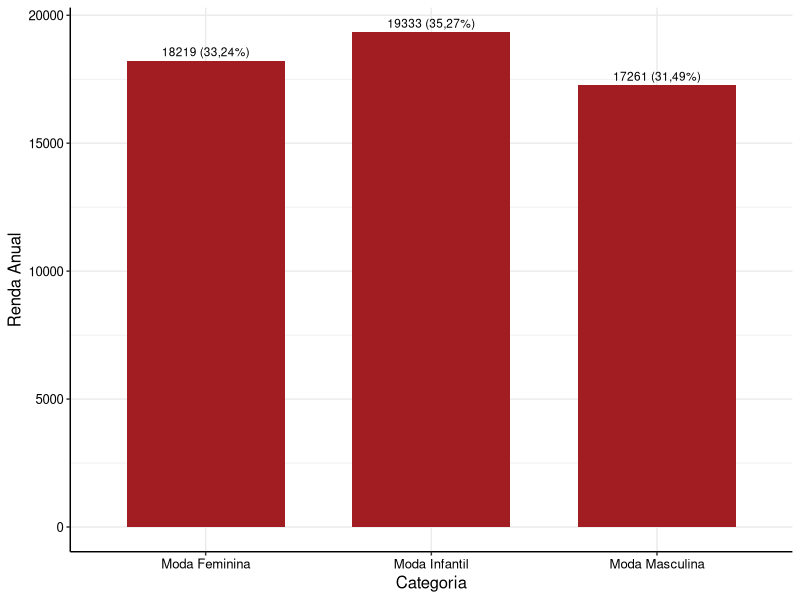
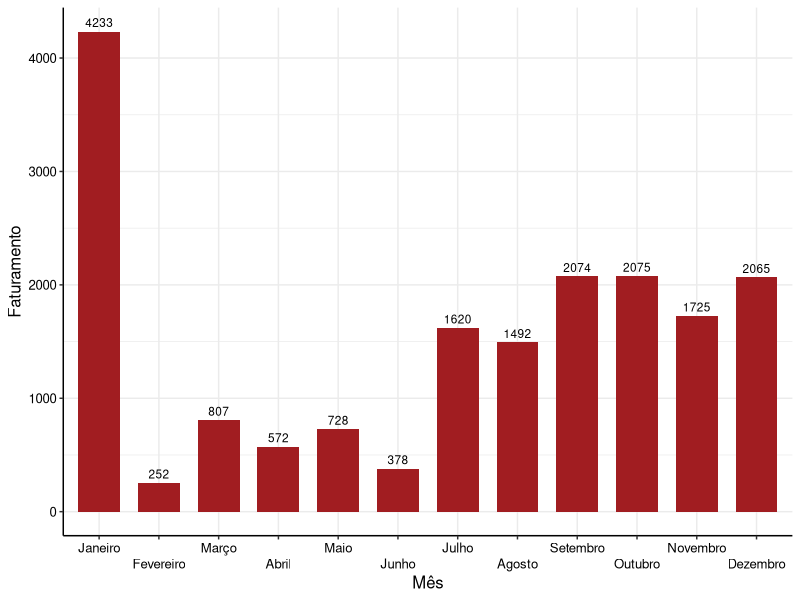
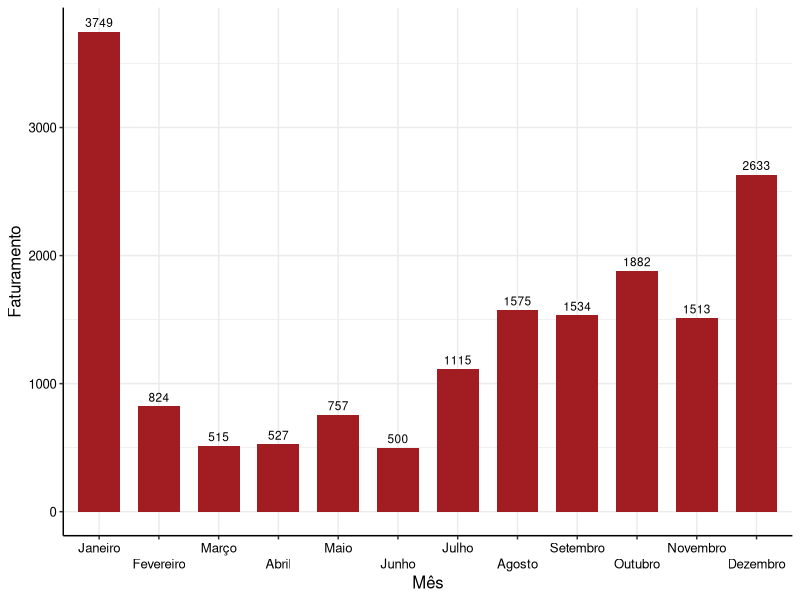
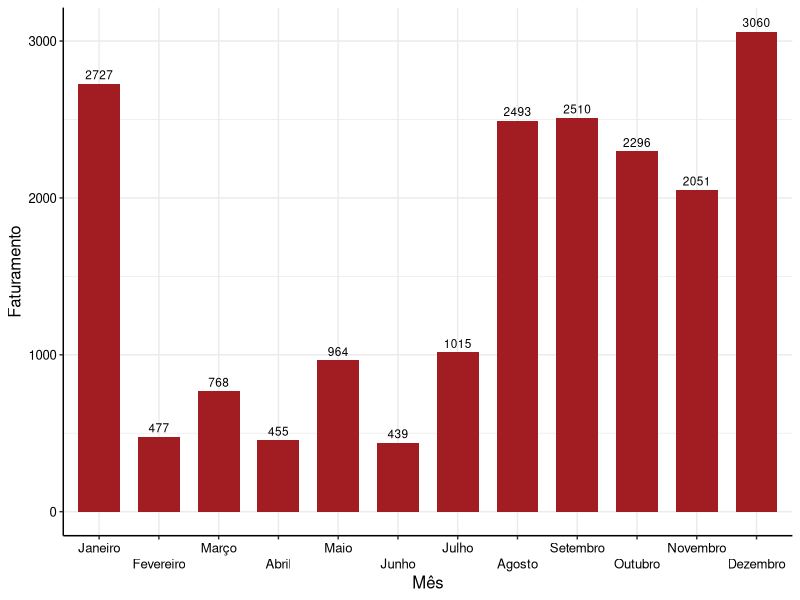
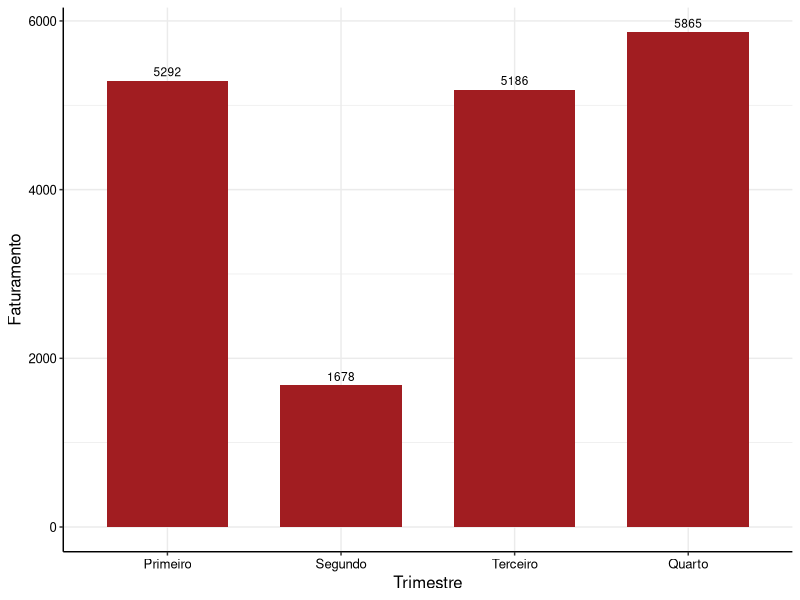
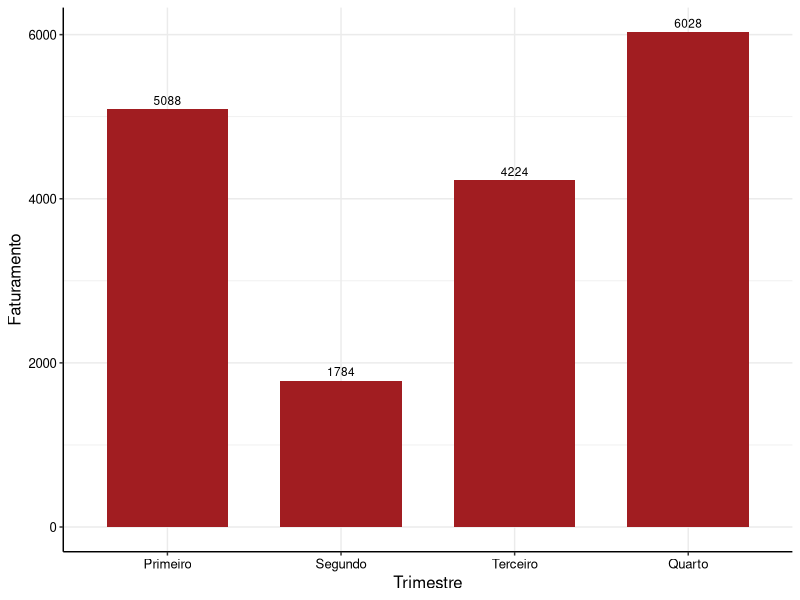
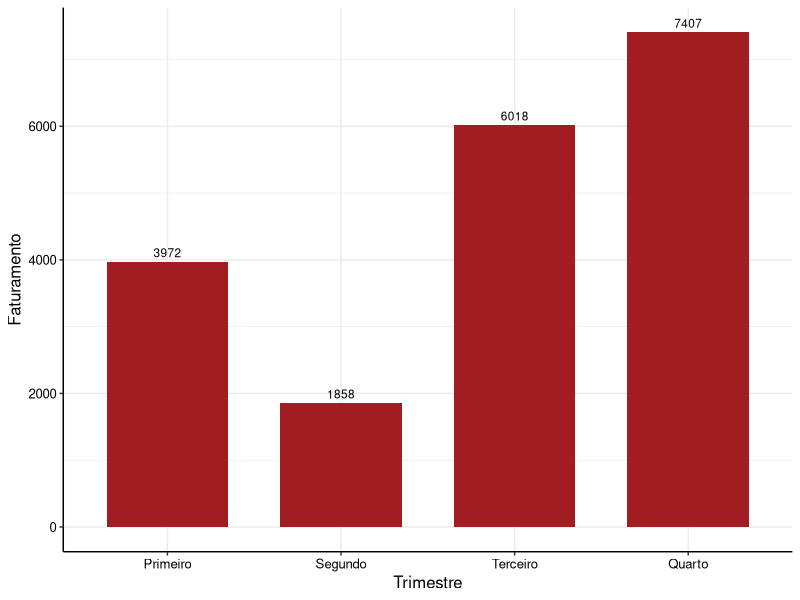

Source code (R) for these figures, in order:
# Importando pacotes

library(tidyverse)

# Definindo o tema para gráficos

cores_estat <- c("#A11D21", "#003366", "#CC9900", "#663333", "#FF6600", "#CC9966", "#999966", "#006606", "#008091", "#041835", "#666666")

theme_estat <- function(...) {
  theme <- ggplot2::theme_bw() +
    ggplot2::theme(
      axis.title.y = ggplot2::element_text(colour = "black", size = 12),
      axis.title.x = ggplot2::element_text(colour = "black", size = 12),
      axis.text = ggplot2::element_text(colour = "black", size = 9.5),
      panel.border = ggplot2::element_blank(),
      axis.line = ggplot2::element_line(colour = "black"),
      legend.position = "top",
      ...
    )
  
  return(
    list(
      theme,
      scale_fill_manual(values = cores_estat),
      scale_colour_manual(values = cores_estat)
    )
  )
}

# Definindo o dataframe para os dados das vendas

vendas <- read.csv('vendas.csv')

# Separando as categorias de produtos

feminina <- vendas[vendas$Category == "Women's Fashion", "Price"]
masculina <- vendas[vendas$Category == "Men's Fashion", "Price"]
infantil <- vendas[vendas$Category == "Kids' Fashion", "Price"]

# Calculando a renda anual de cada categoria

rfem = sum(feminina, na.rm = T)
rmas = sum(masculina, na.rm = T)
rinf = sum(infantil, na.rm = T)

# Criando um novo dataframe para elaboração de gráficos

Categorias <- c("Moda Feminina", "Moda Masculina", "Moda Infantil")
Renda.Anual <- c(rfem, rmas, rinf)
Freq.Rel <- c("33,24%", "31,49%", "35,27%")

rendas_anuais <- data.frame(Categorias, Renda.Anual, Freq.Rel)

# Primeiro gráfico de frequências

label = str_c(Renda.Anual, " (", Freq.Rel, ")")
RA1 <- ggplot(rendas_anuais) +
  aes(x = Categorias, y = Renda.Anual, label = label) +
  geom_bar(stat = "identity", fill = "#A11D21", width = 0.7) +
  geom_text(
    position = position_dodge(width = .9),
    vjust = -0.5, #hjust = .5,
    size = 3
  ) + 
  labs(x = "Categoria", y = "Renda Anual") +
  theme_estat()
RA1

# Correção da Primeira Entrega Parcial

# Separando as vendas por mês

jan = vendas[substr(vendas$Data.Venda,1,2) == "1/", ]
fev = vendas[substr(vendas$Data.Venda,1,2) == "2/", ]
mar = vendas[substr(vendas$Data.Venda,1,2) == "3/", ]
abr = vendas[substr(vendas$Data.Venda,1,2) == "4/", ]
mai = vendas[substr(vendas$Data.Venda,1,2) == "5/", ]
jun = vendas[substr(vendas$Data.Venda,1,2) == "6/", ]
jul = vendas[substr(vendas$Data.Venda,1,2) == "7/", ]
ago = vendas[substr(vendas$Data.Venda,1,2) == "8/", ]
set = vendas[substr(vendas$Data.Venda,1,2) == "9/", ]
out = vendas[substr(vendas$Data.Venda,1,2) == "10", ]
nov = vendas[substr(vendas$Data.Venda,1,2) == "11", ]
dez = vendas[substr(vendas$Data.Venda,1,2) == "12", ]

# Separando o faturamento dos meses por categoria

fjan <- jan[jan$Category == "Women's Fashion", "Price"]
ffev <- fev[fev$Category == "Women's Fashion", "Price"]
fmar <- mar[mar$Category == "Women's Fashion", "Price"]
fabr <- abr[abr$Category == "Women's Fashion", "Price"]
fmai <- mai[mai$Category == "Women's Fashion", "Price"]
fjun <- jun[jun$Category == "Women's Fashion", "Price"]
fjul <- jul[jul$Category == "Women's Fashion", "Price"]
fago <- ago[ago$Category == "Women's Fashion", "Price"]
fset <- set[set$Category == "Women's Fashion", "Price"]
fout <- out[out$Category == "Women's Fashion", "Price"]
fnov <- nov[nov$Category == "Women's Fashion", "Price"]
fdez <- dez[dez$Category == "Women's Fashion", "Price"]

mjan <- jan[jan$Category == "Men's Fashion", "Price"]
mfev <- fev[fev$Category == "Men's Fashion", "Price"]
mmar <- mar[mar$Category == "Men's Fashion", "Price"]
mabr <- abr[abr$Category == "Men's Fashion", "Price"]
mmai <- mai[mai$Category == "Men's Fashion", "Price"]
mjun <- jun[jun$Category == "Men's Fashion", "Price"]
mjul <- jul[jul$Category == "Men's Fashion", "Price"]
mago <- ago[ago$Category == "Men's Fashion", "Price"]
mset <- set[set$Category == "Men's Fashion", "Price"]
mout <- out[out$Category == "Men's Fashion", "Price"]
mnov <- nov[nov$Category == "Men's Fashion", "Price"]
mdez <- dez[dez$Category == "Men's Fashion", "Price"]

ijan <- jan[jan$Category == "Kids' Fashion", "Price"]
ifev <- fev[fev$Category == "Kids' Fashion", "Price"]
imar <- mar[mar$Category == "Kids' Fashion", "Price"]
iabr <- abr[abr$Category == "Kids' Fashion", "Price"]
imai <- mai[mai$Category == "Kids' Fashion", "Price"]
ijun <- jun[jun$Category == "Kids' Fashion", "Price"]
ijul <- jul[jul$Category == "Kids' Fashion", "Price"]
iago <- ago[ago$Category == "Kids' Fashion", "Price"]
iset <- set[set$Category == "Kids' Fashion", "Price"]
iout <- out[out$Category == "Kids' Fashion", "Price"]
inov <- nov[nov$Category == "Kids' Fashion", "Price"]
idez <- dez[dez$Category == "Kids' Fashion", "Price"]

# Análise destrinchada do faturamento anual por categoria

# Criando tabelas para cada categoria

Meses <- c("Janeiro", "Fevereiro", "Março", "Abril", "Maio", "Junho", "Julho", "Agosto", "Setembro", "Outubro", "Novembro", "Dezembro")
RendasF <- c((sum(fjan, na.rm = T)),(sum(ffev, na.rm = T)),(sum(fmar, na.rm = T)),(sum(fabr, na.rm = T)),(sum(fmai, na.rm = T)),(sum(fjun, na.rm = T)),(sum(fjul, na.rm = T)),(sum(fago, na.rm = T)),(sum(fset, na.rm = T)),(sum(fout, na.rm = T)),(sum(fnov, na.rm = T)),(sum(fdez, na.rm = T)))
RendasM <- c((sum(mjan, na.rm = T)),(sum(mfev, na.rm = T)),(sum(mmar, na.rm = T)),(sum(mabr, na.rm = T)),(sum(mmai, na.rm = T)),(sum(mjun, na.rm = T)),(sum(mjul, na.rm = T)),(sum(mago, na.rm = T)),(sum(mset, na.rm = T)),(sum(mout, na.rm = T)),(sum(mnov, na.rm = T)),(sum(mdez, na.rm = T)))
RendasI <- c((sum(ijan, na.rm = T)),(sum(ifev, na.rm = T)),(sum(imar, na.rm = T)),(sum(iabr, na.rm = T)),(sum(imai, na.rm = T)),(sum(ijun, na.rm = T)),(sum(ijul, na.rm = T)),(sum(iago, na.rm = T)),(sum(iset, na.rm = T)),(sum(iout, na.rm = T)),(sum(inov, na.rm = T)),(sum(idez, na.rm = T)))

FatF <- data.frame(Meses, RendasF)
FatF$Meses <- factor(FatF$Meses, levels = unique(FatF$Meses), ordered = T)
FatM <- data.frame(Meses, RendasM)
FatM$Meses <- factor(FatM$Meses, levels = unique(FatM$Meses), ordered = T)
FatI <- data.frame(Meses, RendasI)
FatI$Meses <- factor(FatI$Meses, levels = unique(FatI$Meses), ordered = T)

# Elaboração dos Gráficos

RF1 <- ggplot(FatF) +
  aes(x = Meses, y = RendasF, label = RendasF) +
  geom_bar(stat = "identity", fill = "#A11D21", width = 0.7) +
  geom_text(
    position = position_dodge(width = .9),
    vjust = -0.5, #hjust = .5,
    size = 3
  ) + 
  labs(x = "Mês", y = "Faturamento") + scale_x_discrete(guide = guide_axis(n.dodge=2)) +
  theme_estat()
RF1

RM1 <- ggplot(FatM) +
  aes(x = Meses, y = RendasM, label = RendasM) +
  geom_bar(stat = "identity", fill = "#A11D21", width = 0.7) +
  geom_text(
    position = position_dodge(width = .9),
    vjust = -0.5, #hjust = .5,
    size = 3
  ) + 
  labs(x = "Mês", y = "Faturamento") + scale_x_discrete(guide = guide_axis(n.dodge=2)) +
  theme_estat()
RM1

RI1 <- ggplot(FatI) +
  aes(x = Meses, y = RendasI, label = RendasI) +
  geom_bar(stat = "identity", fill = "#A11D21", width = 0.7) +
  geom_text(
    position = position_dodge(width = .9),
    vjust = -0.5, #hjust = .5,
    size = 3
  ) + 
  labs(x = "Mês", y = "Faturamento") + scale_x_discrete(guide = guide_axis(n.dodge=2)) +
  theme_estat()
RI1


# Gráficos trimestrais e semestrais

FattF <- data.frame(Trimestre = c("Primeiro", "Segundo", "Terceiro", "Quarto"), Faturamento = c(5292, 1678, 5186, 5865))
FattF$Trimestre <- factor(FattF$Trimestre, levels = unique(FattF$Trimestre), ordered = T)
FattM <- data.frame(Trimestre = c("Primeiro", "Segundo", "Terceiro", "Quarto"), Faturamento = c(5088, 1784, 4224, 6028))
FattM$Trimestre <- factor(FattM$Trimestre, levels = unique(FattM$Trimestre), ordered = T)
FattI <- data.frame(Trimestre = c("Primeiro", "Segundo", "Terceiro", "Quarto"), Faturamento = c(3972, 1858, 6018, 7407))
FattI$Trimestre <- factor(FattI$Trimestre, levels = unique(FattI$Trimestre), ordered = T)

ggplot(FattF) +
  aes(x = Trimestre, y = Faturamento, label = Faturamento) +
  geom_bar(stat = "identity", fill = "#A11D21", width = 0.7) +
  geom_text(
    position = position_dodge(width = .9),
    vjust = -0.5, #hjust = .5,
    size = 3
  ) + 
  labs(x = "Trimestre", y = "Faturamento") +
  theme_estat()

ggplot(FattM) +
  aes(x = Trimestre, y = Faturamento, label = Faturamento) +
  geom_bar(stat = "identity", fill = "#A11D21", width = 0.7) +
  geom_text(
    position = position_dodge(width = .9),
    vjust = -0.5, #hjust = .5,
    size = 3
  ) + 
  labs(x = "Trimestre", y = "Faturamento") +
  theme_estat()

ggplot(FattI) +
  aes(x = Trimestre, y = Faturamento, label = Faturamento) +
  geom_bar(stat = "identity", fill = "#A11D21", width = 0.7) +
  geom_text(
    position = position_dodge(width = .9),
    vjust = -0.5, #hjust = .5,
    size = 3
  ) + 
  labs(x = "Trimestre", y = "Faturamento") +
  theme_estat()


# Variação do preço por marca 

